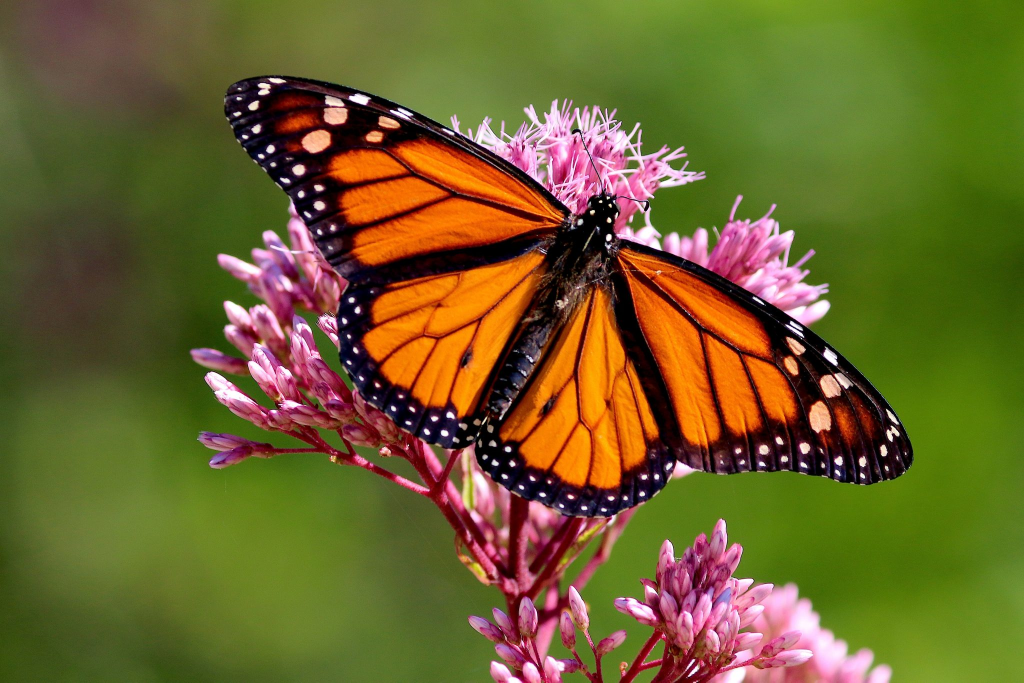
#> input picture butterfly.jpg, 2048 x 1365 px (shown at 1/2 size)
$ jupyter execute opencv.ipynb   (older library calls are emulated)   (text cells are left out)
#> lines starting #> are read from the running program, lines starting #| are printed output that depends on the picture; after the words box and inside, x2 and y2 are one past the last pixel; in counts of white or black regions, pixels touching at a corner belong together
[cell 1]
#Import packages
import cv2
import pathlib
import numpy as np
import matplotlib.pyplot as plt

[cell 2]
# Read, convert, resize, and plot images.

original_img = cv2.imread("butterfly.jpg")
#> original_img is the input picture: shape (1365, 2048, 3); mean B, G, R 42.9, 98.2, 109.3
reference_img = cv2.cvtColor(original_img, cv2.COLOR_BGR2RGB)
image_resize = cv2.resize(reference_img, None, fx=.5, fy=.5)
fig = plt.figure()
axes1 = fig.add_subplot(1, 2, 1)
axes2 = fig.add_subplot(1, 2, 2)
axes1.axis("off")
axes2.axis("off")
axes1.imshow(original_img)
axes2.imshow(reference_img)
axes1.set_title("BGR")
axes2.set_title("RGB")
#> figure, not shown here; B, G, R data is drawn as R, G, B

[cell 3]
# Create ndarrays for the sharpening and exposure factors
sharpen = np.array([[-1,-1,-1], [-1,9,-1], [-1,-1,-1]])
sharpened_image = cv2.filter2D(image_resize, -1, sharpen)

exposure = np.array([[1,1,1], [1,1,1], [1,1,1]]) / 4
exposure_image = cv2.filter2D(image_resize, -1, exposure)

[cell 4]
# Plot original image, sharpened image, and blurred image
fig = plt.figure()
axes1 = fig.add_subplot(2, 2, 1)
axes2 = fig.add_subplot(2, 2, 3)
axes3 = fig.add_subplot(2, 2, 4)
axes1.axis("off")
axes2.axis("off")
axes3.axis("off")
axes1.imshow(image_resize)
axes2.imshow(sharpened_image)
axes3.imshow(exposure_image)
axes1.set_title("Original Image")
axes2.set_title("Sharpened Image")
axes3.set_title("Higher Exposure Image")
plt.show()

[cell 5]
# This sets up the video capture for the following applications.
# The 0 gets the first or main camera, but other numbers can be used if you have other cameras.
camera = cv2.VideoCapture(0)

[cell 6]
# Must run to see video output
# Press Q to exit the loop and stop the video

while True:
    _, frame = camera.read()
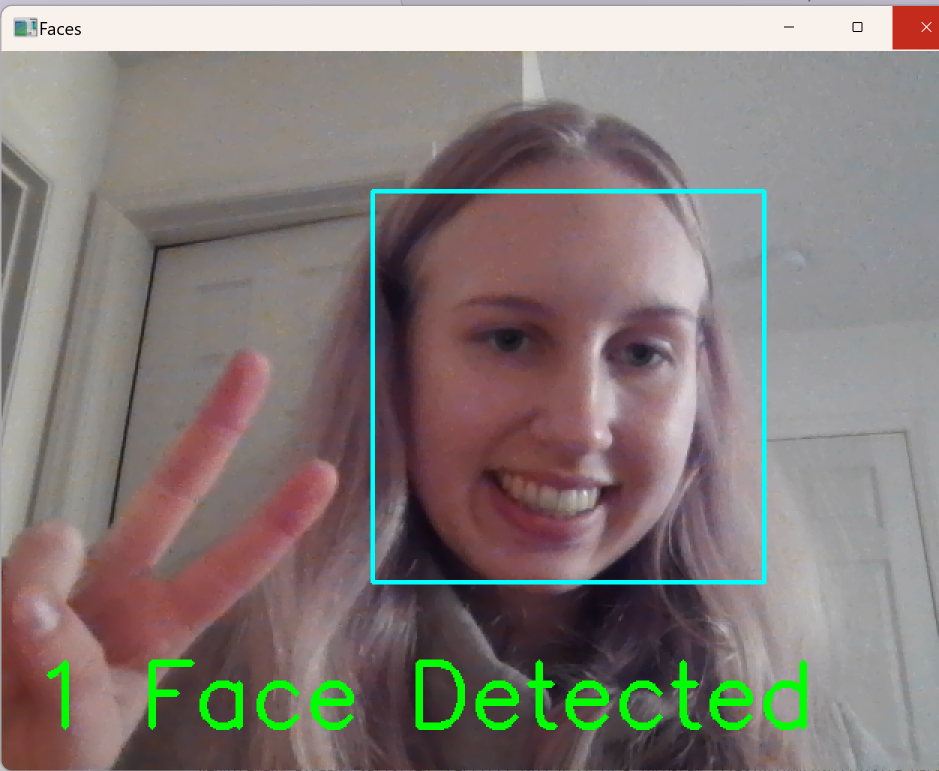
#> input picture 1face.png, 1878 x 1542 px, given in place of the camera (shown at 1/2 size)
#> frame is the input picture: shape (1542, 1878, 3); mean B, G, R 120.6, 124, 132.8

    cv2.imshow("Camera", frame)

    laplacian = cv2.Laplacian(frame, cv2.CV_64F)
    laplacian = np.uint8(laplacian)
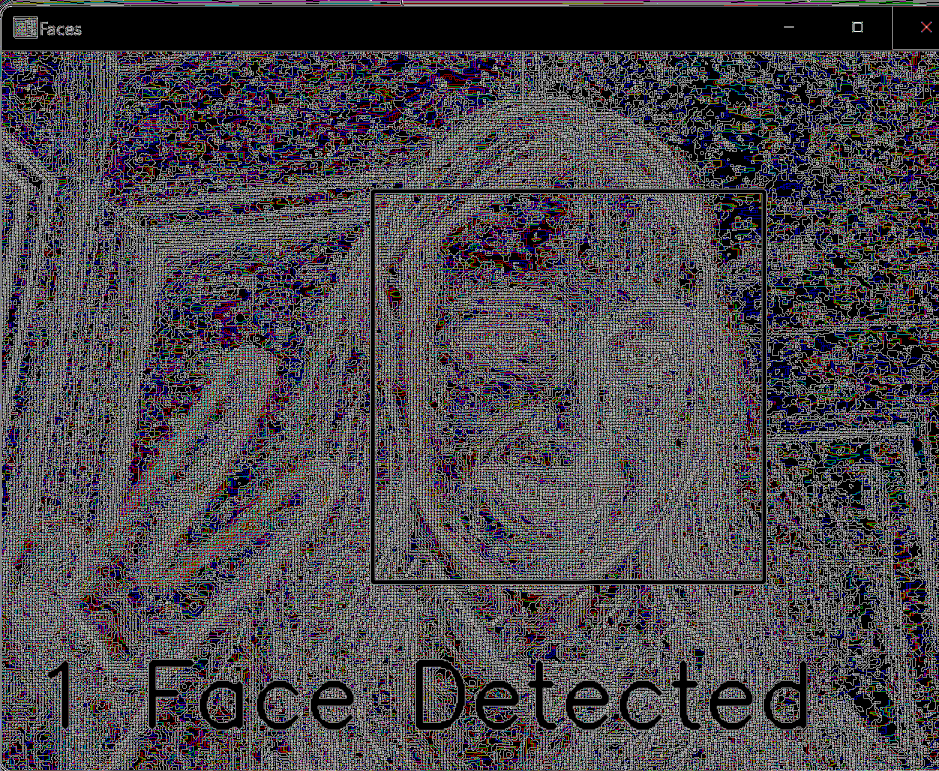
#> laplacian: shape (1542, 1878, 3) (shown at 1/2 size); mean B, G, R 76.8, 71.4, 75.4
    cv2.imshow('Laplacian', laplacian)

    edges = cv2.Canny(frame, 100, 100)
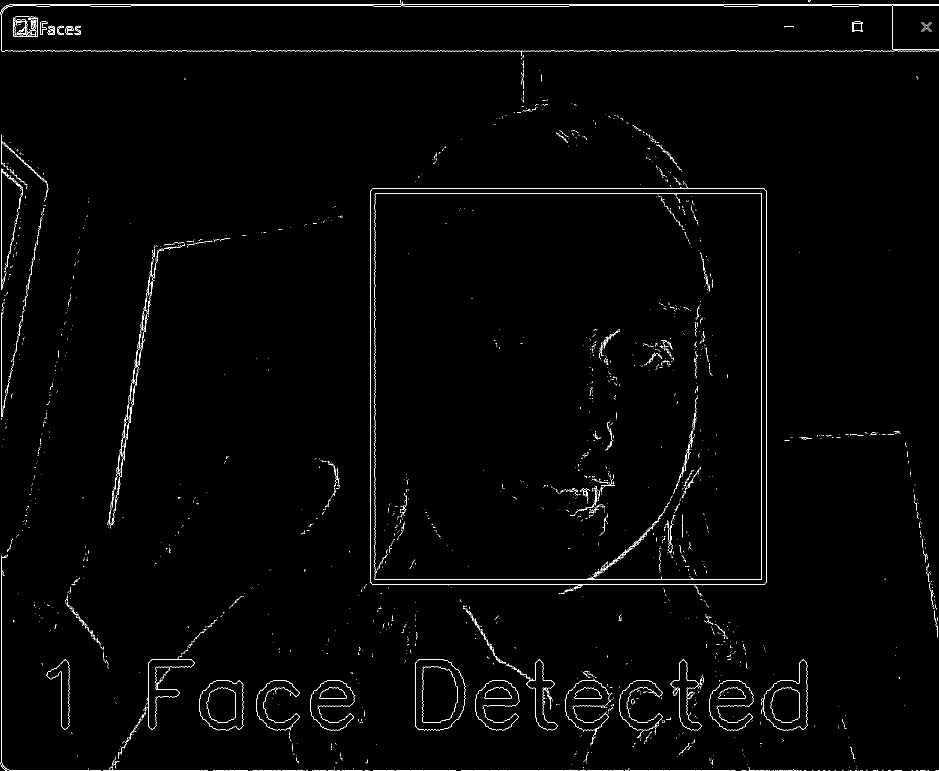
#> edges: shape (1542, 1878) (shown at 1/2 size); 1.2% white in thin lines or dots
    cv2.imshow('Canny', edges)

    if cv2.waitKey(1) == ord('q'):
#> (key q is pressed here)
        break

camera.release()
cv2.destroyAllWindows()

[cell 7]
# Gets the haarcascade algorithm files, which are included with OpenCV, and are used to detect objects in real-time.
# Clf is the classifer object being used to find faces.
camera2 = cv2.VideoCapture(0)
cascade_path = pathlib.Path(cv2.__file__).parent.absolute() / "data/haarcascade_frontalface_default.xml"
clf = cv2.CascadeClassifier(str(cascade_path))

[cell 8]
# Must run to see video output
# Press Q to stop the video and exit the loop.

while True:
    _, frame = camera2.read()
    gray = cv2.cvtColor(frame, cv2.COLOR_BGR2GRAY)
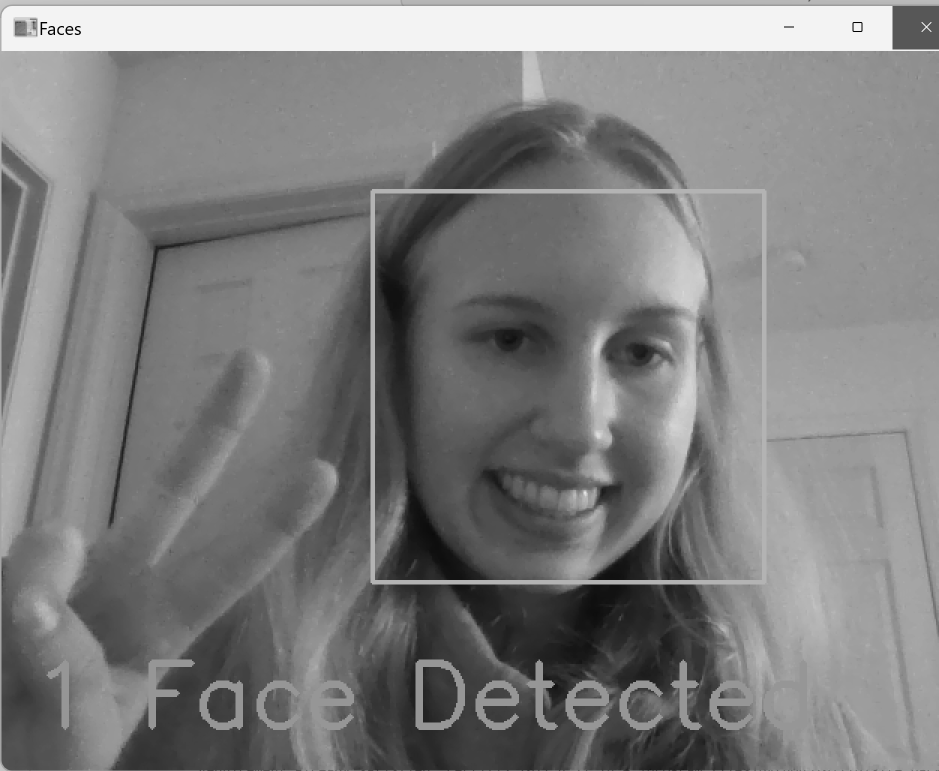
#> gray: shape (1542, 1878) (shown at 1/2 size); min 0, max 255, mean 126.3
    faces = clf.detectMultiScale(
        gray,
        scaleFactor=1.1,
        minNeighbors=5,
        minSize=(30, 30),
        flags=cv2.CASCADE_SCALE_IMAGE
    )
#> faces = [[1121, 1348, 110, 110], [746, 386, 771, 771]]
    if len(faces) == 1:
        text = f"{len(faces)} Face Detected"
        cv2.putText(frame, text, (20, 450), cv2.FONT_HERSHEY_SIMPLEX, 2, (0,255,0), 3)
    elif len(faces) > 1:
        text = f"{len(faces)} Faces Detected"
#> text = '2 Faces Detected'
        cv2.putText(frame, text, (20, 450), cv2.FONT_HERSHEY_SIMPLEX, 2, (255,0,0), 3)
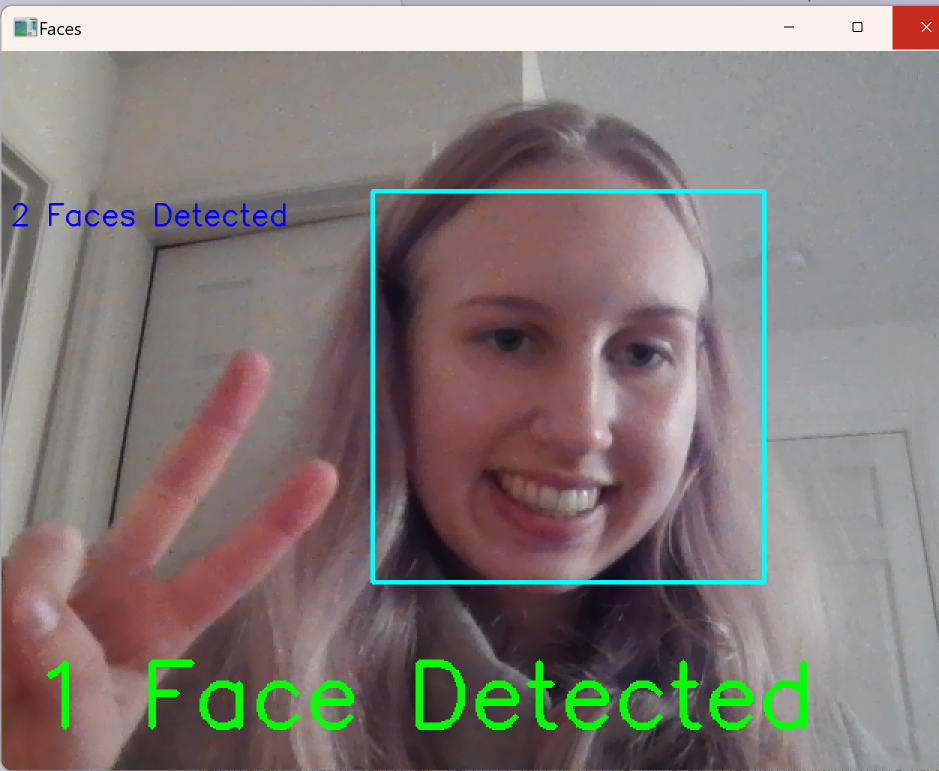
#> frame: shape (1542, 1878, 3) (shown at 1/2 size); 0.21% of pixels changed, all inside (x1, y1, x2, y2) = (24, 406, 571, 453)
    else:
        cv2.putText(frame, "No Face Detected", (20, 450), cv2.FONT_HERSHEY_SIMPLEX, 2, (0,0,255), 3)

    for (x,y, width, height) in faces:
        cv2.rectangle(frame, (x,y), (x+width, y+height), (255,255,0), 2)
#> this loop made 2 passes
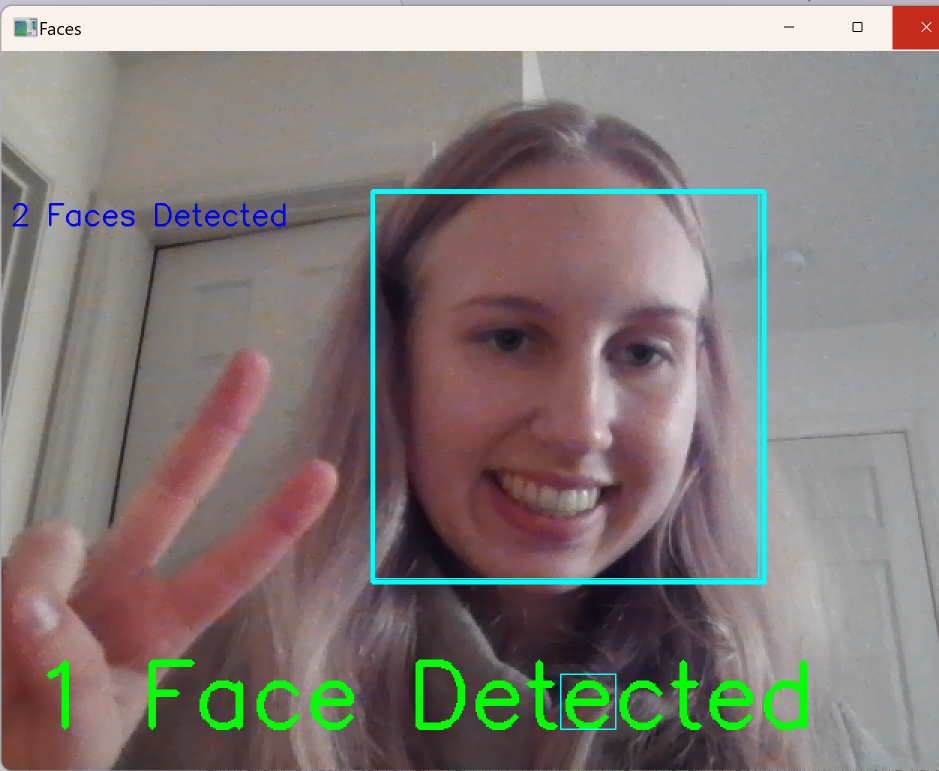
#> frame: shape (1542, 1878, 3) (shown at 1/2 size); 0.23% of pixels changed, all inside (x1, y1, x2, y2) = (750, 387, 1519, 1460)

    cv2.imshow("Faces", frame)

    if cv2.waitKey(1) == ord("q"):
#> (key q is pressed here)
        break

camera2.release()
cv2.destroyAllWindows()
